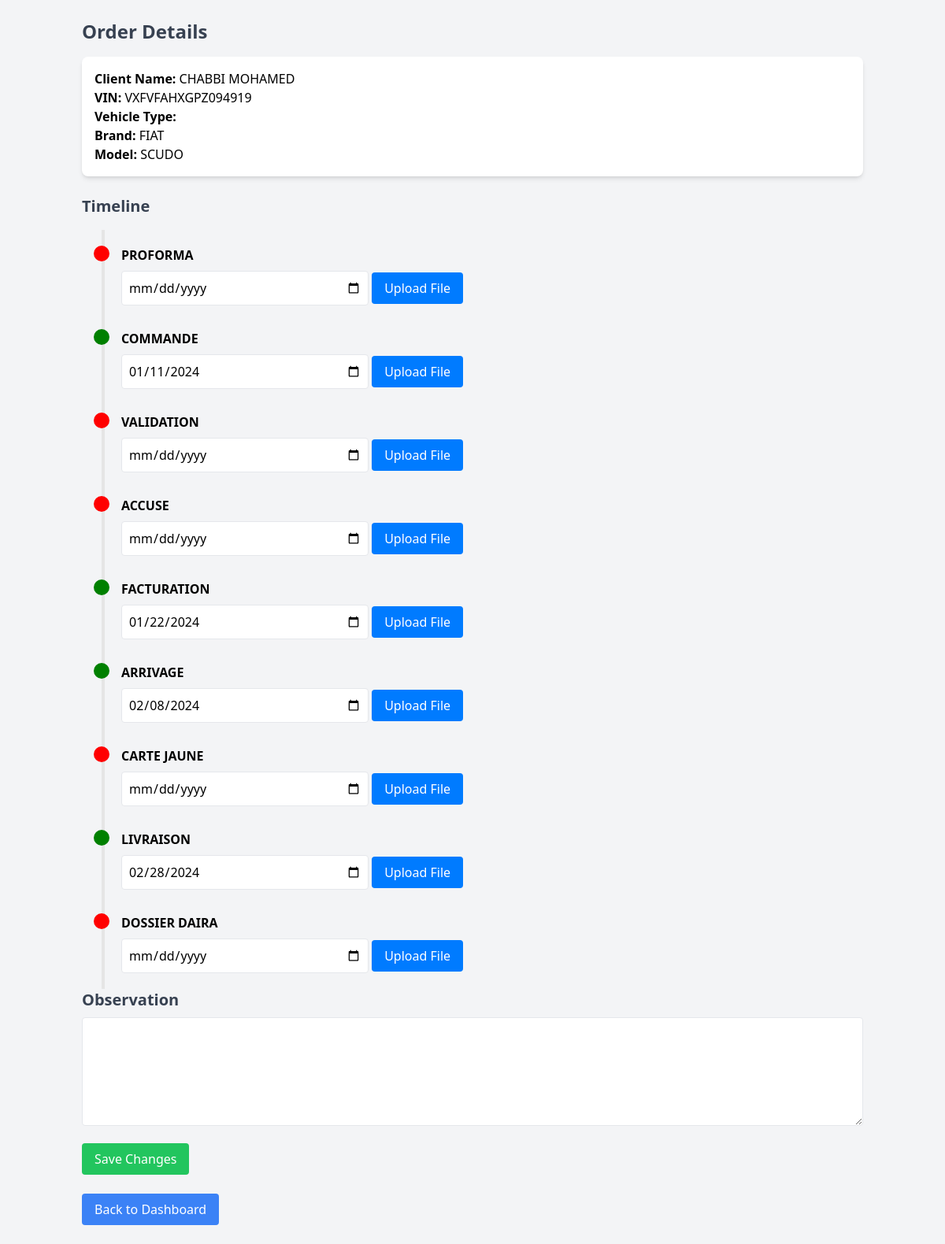
The page /order_detail_page.php?id=137 (signed in) on the database its author committed.
### tables this page shows
CREATE TABLE `orders` (
  `id` int(11) NOT NULL,
  `client_name` varchar(100) NOT NULL,
  `vin` varchar(50) NOT NULL,
  `vehicle_type` varchar(50) NOT NULL,
  `vehicle_brand` varchar(50) NOT NULL,
  `vehicle_model` varchar(50) NOT NULL,
  `observation` text DEFAULT NULL,
  `last_step` varchar(50) DEFAULT NULL,
  `last_step_date` date DEFAULT NULL
);

### order_detail_page.php (the view, shortened to what this page needs)
<?php
include 'db_connect.php';
$order_id = $_GET['id'] ?? null;
$orderQuery = $mysqli->prepare("SELECT * FROM orders WHERE id = ?");
$orderQuery->bind_param('i', $order_id);
$orderQuery->execute();
$order = $orderQuery->get_result()->fetch_assoc();
$stepsQuery = $mysqli->prepare("SELECT step_name, step_date FROM order_steps WHERE order_id = ?");
$stepsQuery->bind_param('i', $order_id);
$stepsQuery->execute();
$stepsResult = $stepsQuery->get_result();
$steps = [];
while ($row = $stepsResult->fetch_assoc()) {
    $steps[$row['step_name']] = $row['step_date'];
}
?>
<!DOCTYPE html>
<html lang="en">
<head>
    <script src="https://cdn.tailwindcss.com"></script>
</head>
<body class="bg-gray-100">
    <div class="container mx-auto px-4 py-6">
        <h1 class="text-2xl font-bold text-gray-700 mb-4">Order Details</h1>
        <div class="bg-white shadow-md rounded-lg p-4 mb-6">
            <p><strong>Client Name:</strong> <?= htmlspecialchars($order['client_name']) ?></p>
            <p><strong>VIN:</strong> <?= htmlspecialchars($order['vin']) ?></p>
            <p><strong>Vehicle Type:</strong> <?= htmlspecialchars($order['vehicle_type']) ?></p>
            <p><strong>Brand:</strong> <?= htmlspecialchars($order['vehicle_brand']) ?></p>
            <p><strong>Model:</strong> <?= htmlspecialchars($order['vehicle_model']) ?></p>
        </div>
        <h2 class="text-xl font-bold text-gray-700 mb-4">Timeline</h2>
        <form method="POST" enctype="multipart/form-data">
            <ul class="timeline">
                <?php
                $step_names = ['PROFORMA', 'COMMANDE', 'VALIDATION', 'ACCUSE', 'FACTURATION', 'ARRIVAGE', 'CARTE JAUNE', 'LIVRAISON', 'DOSSIER DAIRA'];
                foreach ($step_names as $step_name):
                    $step_date = $steps[$step_name] ?? '';
                    $is_completed = !empty($step_date);
                ?>
                <li class="<?= $is_completed ? 'completed' : '' ?>">
                    <div class="flex items-center space-x-3 mb-2">
                        <span><?= htmlspecialchars($step_name) ?></span>
                    </div>
                    <input type="date" name="step_dates[<?= htmlspecialchars($step_name) ?>]" class="border rounded p-2 w-1/3" value="<?= htmlspecialchars($step_date) ?>">
                    <label class="custom-upload">
                        Upload File
                    </label>
                </li>
                <?php endforeach; ?>
            </ul>
            <h3 class="text-xl font-bold text-gray-700 mb-2">Observation</h3>
            <textarea name="observation" rows="5" class="border rounded p-2 w-full mb-4"><?= htmlspecialchars($order['observation'] ?? '') ?></textarea>
            <button type="submit" class="bg-green-500 text-white py-2 px-4 rounded hover:bg-green-600">Save Changes</button>
        </form>
        <a href="index.php" class="mt-6 inline-block bg-blue-500 text-white px-4 py-2 rounded hover:bg-blue-600">Back to Dashboard</a>
    </div>
</body>
</html>

### order_detail_page.php (style rules this page uses)
.timeline { position: relative; padding: 20px 0; list-style: none; }
.timeline::before { content: ''; position: absolute; top: 0; left: 25px; bottom: 0; width: 4px; background: #e5e5e5; }
.timeline li { position: relative; margin-bottom: 30px; padding-left: 50px; }
.timeline li:last-child { margin-bottom: 0; }
.timeline li::before { content: ''; position: absolute; left: 15px; top: 0; width: 20px; height: 20px; border-radius: 50%; background: red; transition: background 0.3s ease; }
.timeline li.completed::before { background: green; }
.timeline li span { font-weight: bold; }
.custom-upload { display: inline-block; padding: 8px 16px; background-color: #007bff; color: white; text-align: center; border-radius: 4px; cursor: pointer; }

### rows shown on the page
orders: client_name "CHABBI MOHAMED", vin "VXFVFAHXGPZ094919", vehicle_brand "FIAT", vehicle_model "SCUDO"

### other values the page prints
$step_name "PROFORMA"
$step_name "COMMANDE"
$step_name "VALIDATION"
$step_name "ACCUSE"
$step_name "FACTURATION"
$step_name "ARRIVAGE"
$step_name "CARTE JAUNE"
$step_name "LIVRAISON"
$step_name "DOSSIER DAIRA"
